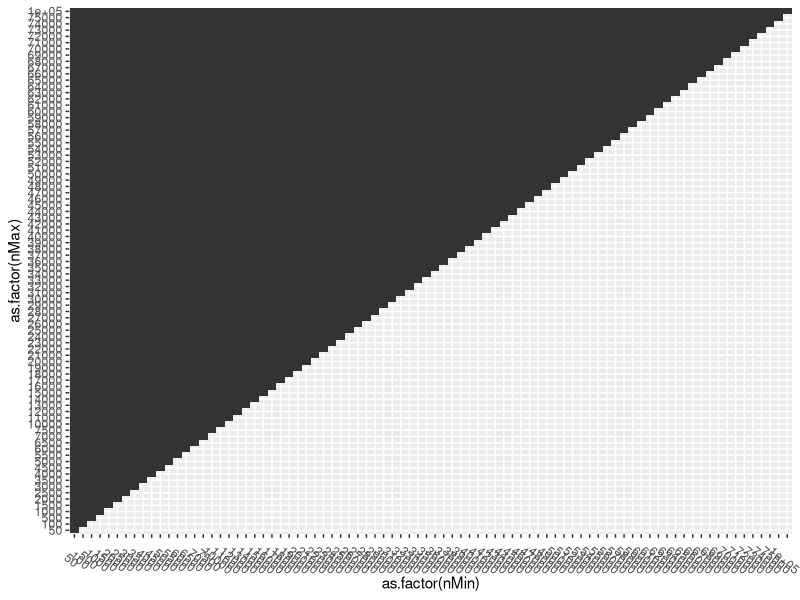

The R source for this figure: (Note: this script raises an error after producing the figure.)
# Create parameter files to test slimulations
# Connor Murray 10.19.2021
# module load goolf/7.1.0_3.1.4 R/4.0.3; module load gdal geos proj; R

# Library
library(data.table)
library(tidyverse)

# Exponential start and constant growth population
StartPop = 1500 # Should equal burn-in VCF samples
nMax = unique(c(50,100,500,1000,2500,7500,10000,25000,50000,75000,100000,
         seq(from=1000, to=7000, by=500),
         seq(from=10000, to=74000, by=1000))) # Maximum population size
bottleneck = c(0) # Magnitude of bottleneck %
nMin = unique(c(nMax, 50,100,500,1000,2500,7500,10000,25000,50000,75000,100000, 
         seq(from=1000, to=7000, by=500)))
Rep = 100 # Number of VCFs to output (from unique simulation seeds)
nSamp = 50 # Number of samples for output VCF
Gen = 50 # End of simulation

# Expanding parameters
dt <- as.data.table(expand.grid(nMax, nMin, Rep, nSamp, Gen))
setnames(dt, names(dt), c("nMax", "nMin", "Rep", "nSamp", "Gen"))

# Create variables
dt <- data.table(cbind(data.table(slurmID=c(1:c(dim(dt)[1]))), dt) %>% 
                   group_by(nMin, nMax) %>% 
                   mutate(rowID=row_number()))

# Reorder
setcolorder(dt, c("slurmID", "nMax", "nMin", "Rep", "nSamp", "Gen", "rowID"))

# Remove lines with nMin > nMax
dt <- dt[!nMin > nMax]

# Show models being tested
ggplot(dt, 
   aes(x=as.factor(nMin), 
       y=as.factor(nMax))) +
  geom_tile() +
  theme(axis.text.x = element_text(angle=-40))

# Fix slurmid column
dt <- data.table(dt %>% mutate(slurmID=c(1:c(dim(dt)[1]))))

# Output parameter file
write.csv(dt, quote=F, row.names=F,
         file="/scratch/csm6hg/slim_bottleneck/model_paramList6")
